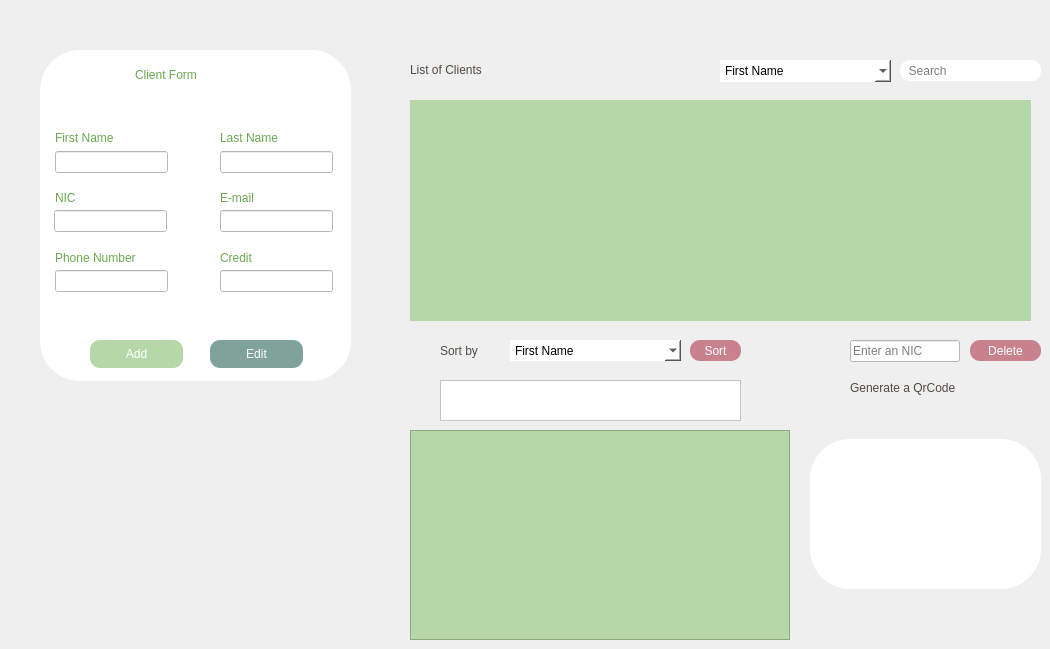
   <widget class="QWidget" name="tabClient">
    <attribute name="title">
     <string>CLIENT</string>
    </attribute>
    <widget class="QTableView" name="tableView">
     <property name="geometry">
      <rect>
       <x>410</x>
       <y>100</y>
       <width>631</width>
       <height>221</height>
      </rect>
     </property>
     <property name="styleSheet">
      <string notr="true">QHeaderView::section {
    background-color: #7FA39A;
    border: none;
    padding: 5px;
}

QTableView::item {
    background-color: white;
    border: none;
    padding: 5px;
    margin-top: 10px;
    text-align: center; /* align item content */
}

QTableView::item:first {
    border-top-left-radius: 10px;
    border-bottom-left-radius: 10px;
    margin-top: 0;
}

QTableView::item:last {
    border-top-right-radius: 10px;
    border-bottom-right-radius: 10px;
}

QTableView::item:selected {
    color: #397465;
}

QTableView::horizontalHeader {
    border: none;
}

QTableView::verticalHeader {
    border: none;
}

QTableView {
    border: none;
    padding-top: 10px;
    margin-right: 10px;
background-color: #B6D7A8
}
QScrollBar:vertical { background-color: #7FA39A; }
QScrollBar:horizontal { background-color: #7FA39A; }
</string>
     </property>
     <property name="alternatingRowColors">
      <bool>false</bool>
     </property>
     <property name="showGrid">
      <bool>false</bool>
     </property>
     <property name="cornerButtonEnabled">
      <bool>false</bool>
     </property>
     <attribute name="horizontalHeaderVisible">
      <bool>false</bool>
     </attribute>
     <attribute name="horizontalHeaderCascadingSectionResizes">
      <bool>false</bool>
     </attribute>
     <attribute name="horizontalHeaderHighlightSections">
      <bool>false</bool>
     </attribute>
     <attribute name="horizontalHeaderStretchLastSection">
      <bool>false</bool>
     </attribute>
     <attribute name="verticalHeaderVisible">
      <bool>false</bool>
     </attribute>
     <attribute name="verticalHeaderCascadingSectionResizes">
      <bool>false</bool>
     </attribute>
     <attribute name="verticalHeaderHighlightSections">
      <bool>false</bool>
     </attribute>
     <attribute name="verticalHeaderStretchLastSection">
      <bool>false</bool>
     </attribute>
    </widget>
    <widget class="QLineEdit" name="searchEdit">
     <property name="geometry">
      <rect>
       <x>900</x>
       <y>60</y>
       <width>141</width>
       <height>21</height>
      </rect>
     </property>
     <property name="styleSheet">
      <string notr="true">QLineEdit
{
	background-color: rgb(255, 255, 255);
	border-radius: 10px;
	font: 9pt &quot;Berlin Sans FB&quot;;
}</string>
     </property>
     <property name="text">
      <string/>
     </property>
     <property name="placeholderText">
      <string>  Search</string>
     </property>
    </widget>
    <widget class="QComboBox" name="searchCombo">
     <property name="geometry">
      <rect>
       <x>720</x>
       <y>60</y>
       <width>171</width>
       <height>22</height>
      </rect>
     </property>
     <property name="styleSheet">
      <string notr="true">QComboBox
{
	background-color: rgb(255, 255, 255);
	border-radius: 20px;
	font: 9pt &quot;Berlin Sans FB&quot;;

}</string>
     </property>
     <item>
      <property name="text">
       <string>First Name</string>
      </property>
     </item>
     <item>
      <property name="text">
       <string>Last Name</string>
      </property>
     </item>
     <item>
      <property name="text">
       <string>NIC</string>
      </property>
     </item>
    </widget>
    <widget class="QLineEdit" name="deleteEdit">
     <property name="geometry">
      <rect>
       <x>850</x>
       <y>340</y>
       <width>110</width>
       <height>22</height>
      </rect>
     </property>
     <property name="styleSheet">
      <string notr="true">QLineEdit
{
	background-color: rgb(255, 255, 255);
	font: 9pt &quot;Berlin Sans FB&quot;;
}</string>
     </property>
     <property name="placeholderText">
      <string>Enter an NIC</string>
     </property>
    </widget>
    <widget class="QGroupBox" name="Form_5">
     <property name="geometry">
      <rect>
       <x>40</x>
       <y>50</y>
       <width>311</width>
       <height>331</height>
      </rect>
     </property>
     <property name="styleSheet">
      <string notr="true">QGroupBox
{
	background-color: rgb(255, 255, 255);
	color: rgb(255, 255, 255);
	border-radius: 40px;
}</string>
     </property>
     <property name="title">
      <string/>
     </property>
     <widget class="QLabel" name="FormLabel">
      <property name="geometry">
       <rect>
        <x>95</x>
        <y>15</y>
        <width>121</width>
        <height>20</height>
       </rect>
      </property>
      <property name="styleSheet">
       <string notr="true">QLabel
{
	background-color: rgb(255, 255, 255);
	color: rgb(106, 168, 79);
	font: 15pt &quot;Berlin Sans FB&quot;;
	text-align: right;
}</string>
      </property>
      <property name="text">
       <string>Client Form</string>
      </property>
     </widget>
     <widget class="QLabel" name="icon">
      <property name="geometry">
       <rect>
        <x>30</x>
        <y>5</y>
        <width>41</width>
        <height>41</height>
       </rect>
      </property>
      <property name="styleSheet">
       <string notr="true">QLabel
{
	background-color: rgb(255, 255, 255);
}</string>
      </property>
      <property name="text">
       <string/>
      </property>
      <property name="pixmap">
       <pixmap>feedback.png</pixmap>
      </property>
     </widget>
     <widget class="QLabel" name="fnameLabel">
      <property name="geometry">
       <rect>
        <x>15</x>
        <y>80</y>
        <width>91</width>
        <height>16</height>
       </rect>
      </property>
      <property name="styleSheet">
       <string notr="true">QLabel
{
	background-color: rgb(255, 255, 255);
	color: rgb(106, 168, 79);
	font: 10pt &quot;Berlin Sans FB&quot;;
	text-align: right;
}</string>
      </property>
      <property name="text">
       <string>First Name</string>
      </property>
     </widget>
     <widget class="QLabel" name="lnameLabel">
      <property name="geometry">
       <rect>
        <x>180</x>
        <y>80</y>
        <width>81</width>
        <height>16</height>
       </rect>
      </property>
      <property name="styleSheet">
       <string notr="true">QLabel
{
	background-color: rgb(255, 255, 255);
	color: rgb(106, 168, 79);
	font: 10pt &quot;Berlin Sans FB&quot;;
	text-align: right;
}</string>
      </property>
      <property name="text">
       <string>Last Name</string>
      </property>
     </widget>
     <widget class="QLineEdit" name="fnameEdit">
      <property name="geometry">
       <rect>
        <x>15</x>
        <y>101</y>
        <width>113</width>
        <height>22</height>
       </rect>
      </property>
      <property name="styleSheet">
       <string notr="true">QLineEdit
{
	background-color: rgb(255, 255, 255);
	border-color: rgb(106, 168, 79);
}</string>
      </property>
     </widget>
     <widget class="QLineEdit" name="lnameEdit">
      <property name="geometry">
       <rect>
        <x>180</x>
        <y>101</y>
        <width>113</width>
        <height>22</height>
       </rect>
      </property>
      <property name="styleSheet">
       <string notr="true">QLineEdit
{
	background-color: rgb(255, 255, 255);
}</string>
      </property>
     </widget>
     <widget class="QLabel" name="NIClabel">
      <property name="geometry">
       <rect>
        <x>15</x>
        <y>140</y>
        <width>56</width>
        <height>16</height>
       </rect>
      </property>
      <property name="styleSheet">
       <string notr="true">QLabel
{
	background-color: rgb(255, 255, 255);
	color: rgb(106, 168, 79);
	font: 10pt &quot;Berlin Sans FB&quot;;
	text-align: right;
}</string>
      </property>
      <property name="text">
       <string>NIC</string>
      </property>
     </widget>
     <widget class="QLabel" name="emailLabel">
      <property name="geometry">
       <rect>
        <x>180</x>
        <y>140</y>
        <width>56</width>
        <height>16</height>
       </rect>
      </property>
      <property name="styleSheet">
       <string notr="true">QLabel
{
	background-color: rgb(255, 255, 255);
	color: rgb(106, 168, 79);
	font: 10pt &quot;Berlin Sans FB&quot;;
	text-align: right;
}</string>
      </property>
      <property name="text">
       <string>E-mail</string>
      </property>
     </widget>
     <widget class="QLineEdit" name="emailEdit">
      <property name="geometry">
       <rect>
        <x>180</x>
        <y>160</y>
        <width>113</width>
        <height>22</height>
       </rect>
      </property>
      <property name="styleSheet">
       <string notr="true">QLineEdit
{
	background-color: rgb(255, 255, 255);
	border-color: rgb(106, 168, 79);
}</string>
      </property>
     </widget>
     <widget class="QLabel" name="pnbLabel">
      <property name="geometry">
       <rect>
        <x>15</x>
        <y>200</y>
        <width>111</width>
        <height>16</height>
       </rect>
      </property>
      <property name="styleSheet">
       <string notr="true">QLabel
{
	background-color: rgb(255, 255, 255);
	color: rgb(106, 168, 79);
	font: 10pt &quot;Berlin Sans FB&quot;;
	text-align: right;
}</string>
      </property>
      <property name="text">
       <string>Phone Number</string>
      </property>
     </widget>
     <widget class="QLineEdit" name="pnbEdit">
      <property name="geometry">
       <rect>
        <x>15</x>
        <y>220</y>
        <width>113</width>
        <height>22</height>
       </rect>
      </property>
      <property name="styleSheet">
       <string notr="true">QLineEdit
{
	background-color: rgb(255, 255, 255);
	border-color: rgb(106, 168, 79);
}</string>
      </property>
     </widget>
     <widget class="QPushButton" name="addButton">
      <property name="geometry">
       <rect>
        <x>50</x>
        <y>290</y>
        <width>93</width>
        <height>28</height>
       </rect>
      </property>
      <property name="styleSheet">
       <string notr="true">QPushButton
{
	background-color: rgb(182, 215, 168);
	color: rgb(255, 255, 255);
	font: 10pt &quot;Berlin Sans FB&quot;;
	border-radius: 10px;
}

QPushButton:hover
{
	
	background-color: rgb(98, 153, 75);
	color: rgb(255, 255, 255);
	font: 12pt &quot;Berlin Sans FB&quot;;
	border-radius: 10px;
}</string>
      </property>
      <property name="text">
       <string>Add</string>
      </property>
     </widget>
     <widget class="QLineEdit" name="nicEdit">
      <property name="geometry">
       <rect>
        <x>14</x>
        <y>160</y>
        <width>113</width>
        <height>22</height>
       </rect>
      </property>
      <property name="styleSheet">
       <string notr="true">QLineEdit
{
	background-color: rgb(255, 255, 255);
}</string>
      </property>
     </widget>
     <widget class="QPushButton" name="EditButton">
      <property name="geometry">
       <rect>
        <x>170</x>
        <y>290</y>
        <width>93</width>
        <height>28</height>
       </rect>
      </property>
      <property name="styleSheet">
       <string notr="true">QPushButton
{
	
	background-color: rgb(127, 163, 154);
	color: rgb(255, 255, 255);
	font: 10pt &quot;Berlin Sans FB&quot;;
	border-radius: 10px;
}

QPushButton:hover
{
    color: rgb(255, 255, 255);
	background-color: rgb(57, 116, 101);
	font: 12pt &quot;Berlin Sans FB&quot;;
	border-radius: 10px;
}</string>
      </property>
      <property name="text">
       <string>Edit</string>
      </property>
     </widget>
     <widget class="QLabel" name="creditLabel">
      <property name="geometry">
       <rect>
        <x>180</x>
        <y>200</y>
        <width>56</width>
        <height>16</height>
       </rect>
      </property>
      <property name="styleSheet">
       <string notr="true">QLabel
{
	background-color: rgb(255, 255, 255);
	color: rgb(106, 168, 79);
	font: 10pt &quot;Berlin Sans FB&quot;;
	text-align: right;
}</string>
      </property>
      <property name="text">
       <string>Credit</string>
      </property>
     </widget>
     <widget class="QLineEdit" name="creditEdit">
      <property name="geometry">
       <rect>
        <x>180</x>
        <y>220</y>
        <width>113</width>
        <height>22</height>
       </rect>
      </property>
      <property name="styleSheet">
       <string notr="true">QLineEdit
{
	background-color: rgb(255, 255, 255);
	border-color: rgb(106, 168, 79);
}
</string>
      </property>
     </widget>
     <widget class="QPushButton" name="refreshButton">
      <property name="geometry">
       <rect>
        <x>250</x>
        <y>10</y>
        <width>31</width>
        <height>31</height>
       </rect>
      </property>
      <property name="text">
       <string/>
      </property>
      <property name="icon">
       <iconset>
        <normaloff>refresh-button.png</normaloff>refresh-button.png</iconset>
      </property>
      <property name="iconSize">
       <size>
        <width>32</width>
        <height>32</height>
       </size>
      </property>
      <property name="flat">
       <bool>true</bool>
      </property>
     </widget>
    </widget>
    <widget class="QLabel" name="Sortby">
     <property name="geometry">
      <rect>
       <x>440</x>
       <y>340</y>
       <width>71</width>
       <height>21</height>
      </rect>
     </property>
     <property name="styleSheet">
      <string notr="true">QLabel
{
	color: rgb(80, 75, 67);
	font: 12pt &quot;Berlin Sans FB&quot;;
	text-align: right;
}</string>
     </property>
     <property name="text">
      <string>Sort by</string>
     </property>
    </widget>
    <widget class="QComboBox" name="sortCombo">
     <property name="geometry">
      <rect>
       <x>510</x>
       <y>340</y>
       <width>171</width>
       <height>21</height>
      </rect>
     </property>
     <property name="styleSheet">
      <string notr="true">QComboBox
{
	background-color: rgb(255, 255, 255);
	border-radius: 20px;
	font: 9pt &quot;Berlin Sans FB&quot;;

}</string>
     </property>
     <item>
      <property name="text">
       <string>First Name</string>
      </property>
     </item>
     <item>
      <property name="text">
       <string>Last Name</string>
      </property>
     </item>
     <item>
      <property name="text">
       <string>NIC</string>
      </property>
     </item>
    </widget>
    <widget class="QGroupBox" name="groupBox">
     <property name="geometry">
      <rect>
       <x>810</x>
       <y>439</y>
       <width>231</width>
       <height>150</height>
      </rect>
     </property>
     <property name="styleSheet">
      <string notr="true">QGroupBox
{
	background-color: rgb(255, 255, 255);
	color: rgb(255, 255, 255);
	border-radius: 40px;
	font: 9pt &quot;Berlin Sans FB&quot; #000000;
}</string>
     </property>
     <property name="title">
      <string/>
     </property>
     <widget class="QLabel" name="qrLabel">
      <property name="geometry">
       <rect>
        <x>55</x>
        <y>16</y>
        <width>120</width>
        <height>120</height>
       </rect>
      </property>
      <property name="styleSheet">
       <string notr="true">QLabel
{
	
	background-color: rgb(255, 255, 255);
}</string>
      </property>
      <property name="text">
       <string/>
      </property>
     </widget>
    </widget>
    <widget class="QPushButton" name="searchButton">
     <property name="geometry">
      <rect>
       <x>1014</x>
       <y>60</y>
       <width>21</width>
       <height>21</height>
      </rect>
     </property>
     <property name="styleSheet">
      <string notr="true">QPushButton
{
	background-color: rgb(255, 255, 255);
	border-radius: 40px;
}</string>
     </property>
     <property name="text">
      <string/>
     </property>
     <property name="icon">
      <iconset>
       <normaloff>search-interface-symbol.png</normaloff>search-interface-symbol.png</iconset>
     </property>
    </widget>
    <widget class="QLabel" name="trashcan">
     <property name="geometry">
      <rect>
       <x>810</x>
       <y>336</y>
       <width>31</width>
       <height>31</height>
      </rect>
     </property>
     <property name="text">
      <string/>
     </property>
     <property name="pixmap">
      <pixmap>trash-can.png</pixmap>
     </property>
    </widget>
    <widget class="QLabel" name="client">
     <property name="geometry">
      <rect>
       <x>120</x>
       <y>440</y>
       <width>141</width>
       <height>131</height>
      </rect>
     </property>
     <property name="text">
      <string/>
     </property>
     <property name="pixmap">
      <pixmap>client.png</pixmap>
     </property>
    </widget>
    <widget class="QPushButton" name="sortButton">
     <property name="geometry">
      <rect>
       <x>690</x>
       <y>340</y>
       <width>51</width>
       <height>21</height>
      </rect>
     </property>
     <property name="styleSheet">
      <string notr="true">QPushButton
{
	color: rgb(255, 255, 255);
	background-color: rgb(200, 130, 142);
	font: 10pt &quot;Berlin Sans FB&quot;;
	border-radius: 10px;
}

QPushButton:hover
{
	color: rgb(255, 255, 255);
	font: 12pt &quot;Berlin Sans FB&quot;;
	background-color: rgb(167, 82, 97);
	border-radius: 10px;
}</string>
     </property>
     <property name="text">
      <string>Sort</string>
     </property>
    </widget>
    <widget class="QPushButton" name="PDFButton">
     <property name="geometry">
      <rect>
       <x>560</x>
       <y>55</y>
       <width>21</width>
       <height>28</height>
      </rect>
     </property>
     <property name="styleSheet">
      <string notr="true">QPushButton
{
qproperty-icon:: url(C:\Users\Skander\Documents\Client1\pdf-file.png);
}</string>
     </property>
     <property name="text">
      <string/>
     </property>
     <property name="icon">
      <iconset>
       <normaloff>pdf-file.png</normaloff>pdf-file.png</iconset>
     </property>
     <property name="iconSize">
      <size>
       <width>24</width>
       <height>24</height>
      </size>
     </property>
     <property name="flat">
      <bool>true</bool>
     </property>
    </widget>
    <widget class="QLabel" name="listClients">
     <property name="geometry">
      <rect>
       <x>410</x>
       <y>60</y>
       <width>141</width>
       <height>20</height>
      </rect>
     </property>
     <property name="styleSheet">
      <string notr="true">QLabel
{
	color: rgb(80, 75, 67);
	font: 15pt &quot;Berlin Sans FB&quot;;
	text-align: right;
}</string>
     </property>
     <property name="text">
      <string>List of Clients</string>
     </property>
    </widget>
    <widget class="QPushButton" name="qrcodeButton">
     <property name="geometry">
      <rect>
       <x>806</x>
       <y>373</y>
       <width>31</width>
       <height>31</height>
      </rect>
     </property>
     <property name="text">
      <string/>
     </property>
     <property name="icon">
      <iconset>
       <normaloff>qr-code.png</normaloff>qr-code.png</iconset>
     </property>
     <property name="iconSize">
      <size>
       <width>24</width>
       <height>24</height>
      </size>
     </property>
     <property name="flat">
      <bool>true</bool>
     </property>
    </widget>
    <widget class="QLabel" name="label">
     <property name="geometry">
      <rect>
       <x>850</x>
       <y>380</y>
       <width>171</width>
       <height>16</height>
      </rect>
     </property>
     <property name="styleSheet">
      <string notr="true">QLabel
{
	color: rgb(80, 75, 67);
	font: 12pt &quot;Berlin Sans FB&quot;;
	text-align: right;
}</string>
     </property>
     <property name="text">
      <string>Generate a QrCode</string>
     </property>
    </widget>
    <widget class="QFrame" name="chart">
     <property name="geometry">
      <rect>
       <x>410</x>
       <y>430</y>
       <width>380</width>
       <height>210</height>
      </rect>
     </property>
     <property name="styleSheet">
      <string notr="true">QFrame{
background-color: #B6D7A8
}</string>
     </property>
     <property name="frameShape">
      <enum>QFrame::StyledPanel</enum>
     </property>
     <property name="frameShadow">
      <enum>QFrame::Raised</enum>
     </property>
    </widget>
    <widget class="QPushButton" name="deleteButton">
     <property name="geometry">
      <rect>
       <x>970</x>
       <y>340</y>
       <width>71</width>
       <height>21</height>
      </rect>
     </property>
     <property name="styleSheet">
      <string notr="true">QPushButton
{
	color: rgb(255, 255, 255);
	background-color: rgb(200, 130, 142);
	font: 10pt &quot;Berlin Sans FB&quot;;
	border-radius: 10px;
}

QPushButton:hover
{
	color: rgb(255, 255, 255);
	font: 12pt &quot;Berlin Sans FB&quot;;
	background-color: rgb(167, 82, 97);
	border-radius: 10px;
}</string>
     </property>
     <property name="text">
      <string>Delete</string>
     </property>
    </widget>
    <widget class="QLabel" name="sortLabel">
     <property name="geometry">
      <rect>
       <x>410</x>
       <y>340</y>
       <width>21</width>
       <height>21</height>
      </rect>
     </property>
     <property name="text">
      <string/>
     </property>
     <property name="pixmap">
      <pixmap>sort.png</pixmap>
     </property>
    </widget>
    <widget class="QPushButton" name="historyButton">
     <property name="geometry">
      <rect>
       <x>405</x>
       <y>383</y>
       <width>31</width>
       <height>31</height>
      </rect>
     </property>
     <property name="text">
      <string/>
     </property>
     <property name="icon">
      <iconset>
       <normaloff>history.png</normaloff>history.png</iconset>
     </property>
     <property name="iconSize">
      <size>
       <width>31</width>
       <height>31</height>
      </size>
     </property>
     <property name="flat">
      <bool>true</bool>
     </property>
    </widget>
    <widget class="QTextEdit" name="historyEdit">
     <property name="geometry">
      <rect>
       <x>440</x>
       <y>380</y>
       <width>301</width>
       <height>41</height>
      </rect>
     </property>
     <property name="styleSheet">
      <string notr="true">QTextEdit
{
	background-color: rgb(255, 255, 255);
	font: 7pt &quot;Berlin Sans FB&quot;;
}</string>
     </property>
    </widget>
   </widget>
